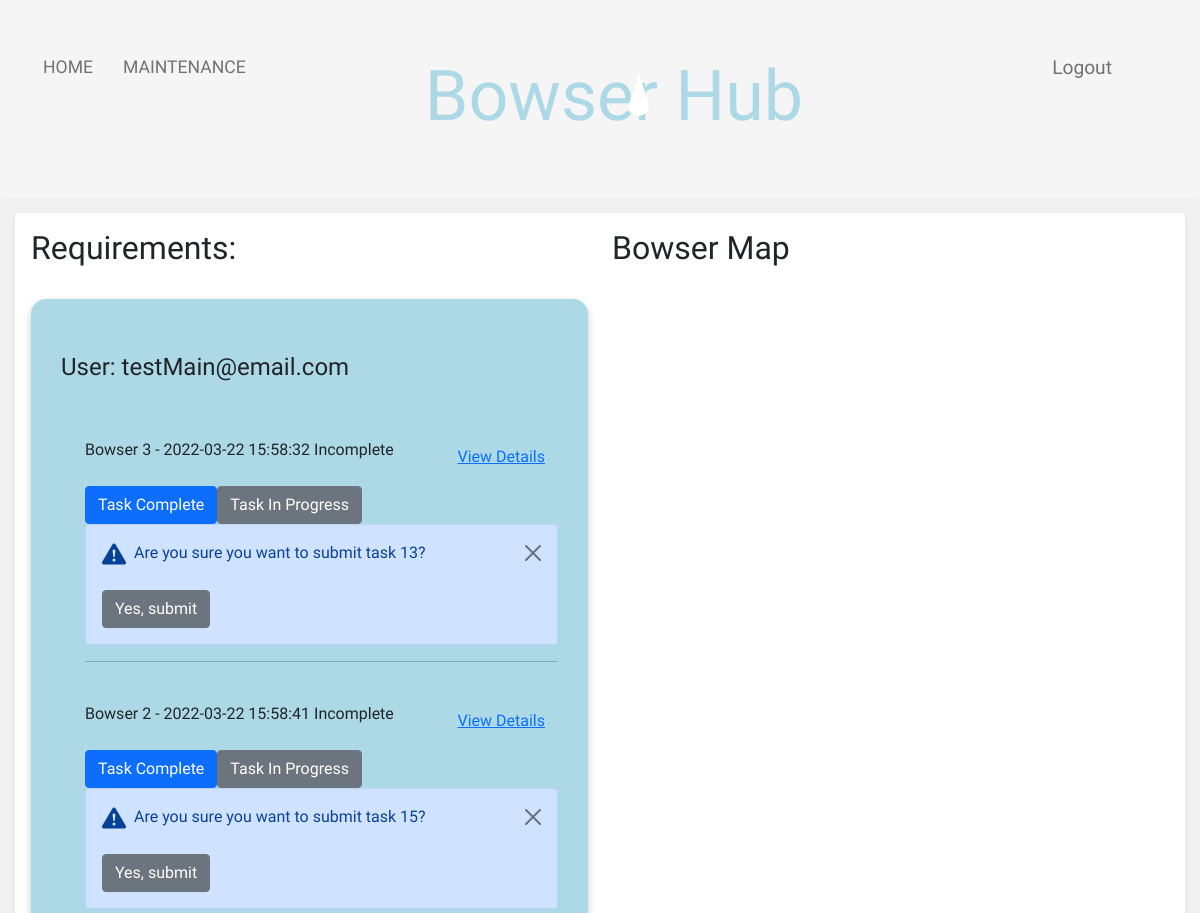
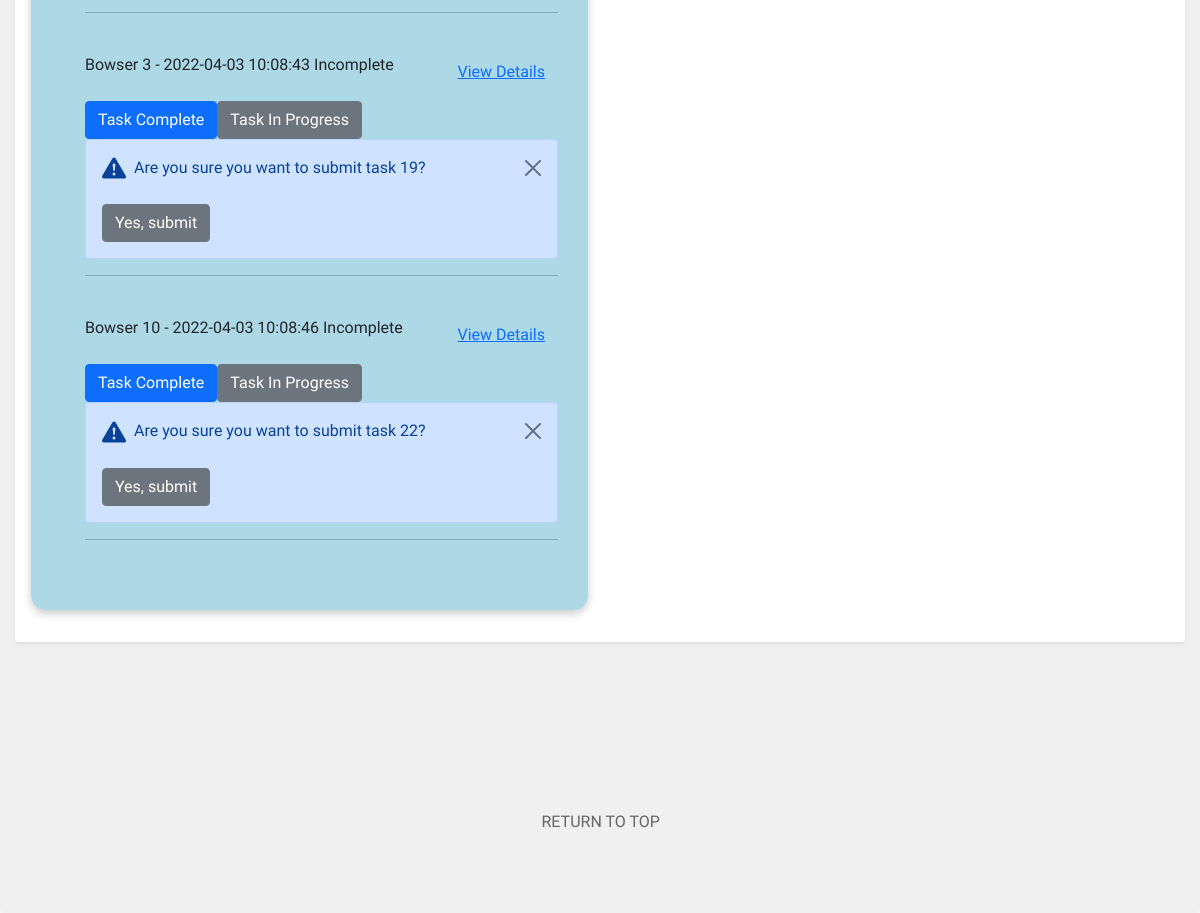
Before: /maintenance/maintenance.php (signed in) with the older database file (2 pictures, top to bottom).
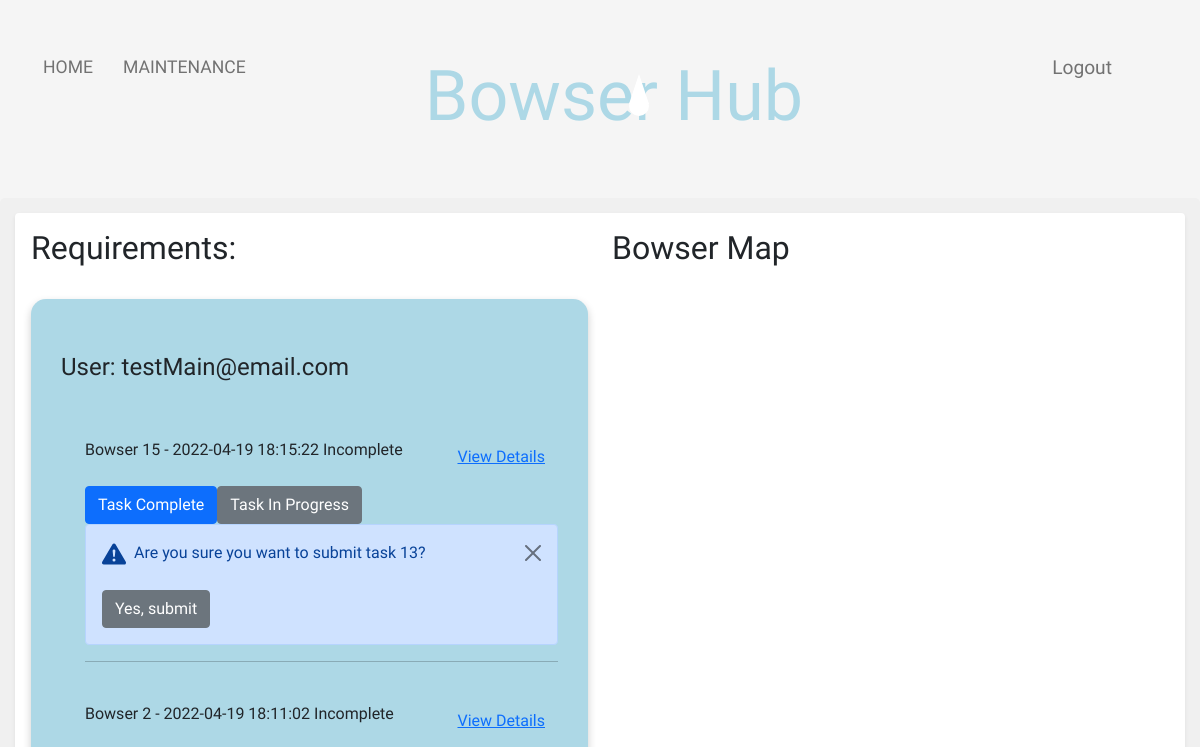
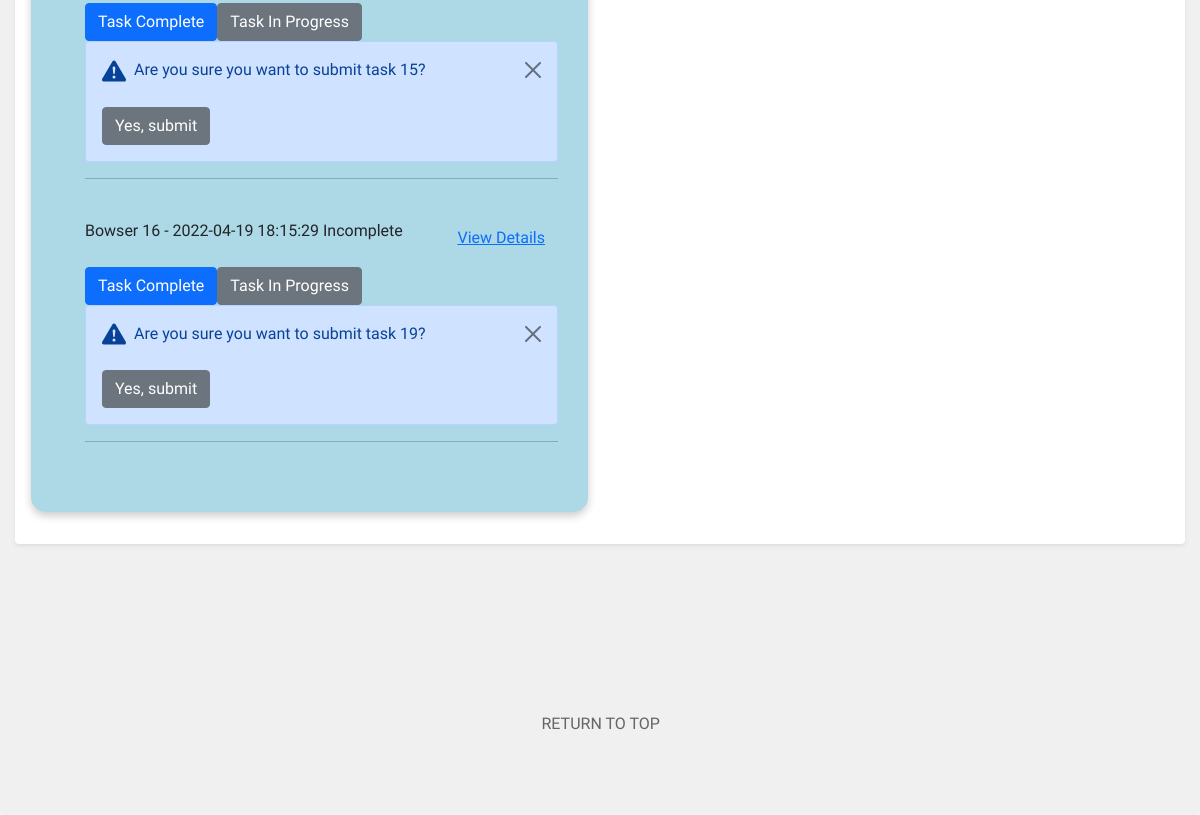
After: the same page with the newer database file (2 pictures, top to bottom).
### tables this page shows
CREATE TABLE `tbl_maintenance_schedule` (
  `Maintenance_ID` int(11) NOT NULL,
  `Bowser_ID` int(11) NOT NULL,
  `User_ID` int(11) NOT NULL,
  `Description` varchar(100) NOT NULL,
  `Status` varchar(100) NOT NULL,
  `Date` timestamp NOT NULL DEFAULT current_timestamp() ON UPDATE current_timestamp(),
  `Assigned_To` int(11) NOT NULL,
  `Area_ID` int(11) NOT NULL,
  `Priority` int(11) NOT NULL,
  `Task_Type` varchar(100) NOT NULL
);

### maintenance/maintenance.php (the view, shortened to what this page needs)
<?php
if (isset($_SESSION['email'])){
    $email = $_SESSION['email'];
}
$connection = OpenConnection();
$User_SQL = "SELECT * from tbl_user_account WHERE Email = '$email'";
$User_Query = mysqli_query($connection, $User_SQL);
$User = mysqli_fetch_assoc($User_Query);
$User_ID = $User['User_ID'];
$sql = "SELECT * FROM tbl_maintenance_schedule WHERE Assigned_To = '$User_ID' AND Status <> 'Completed'";
$query = mysqli_query($connection, $sql);
?>
<!doctype html>
<html lang="en">
<head>
    <link href="https://cdn.jsdelivr.net/npm/bootstrap@5.1.1/dist/css/bootstrap.min.css" rel="stylesheet">
    <link rel="stylesheet" href="../global/global.css" type="text/css">
    <link rel="stylesheet" href="maintenanceCSS.php" type="text/css">
</head>
<body>
<div>
    <div class="nav-wrapper">
        <div class="left-side">
            <div class="nav-link-wrapper active-nav-link">
                <a class="text-focus-in" href="../home/index.php">Home</a>
            </div>
            <div class="nav-link-wrapper active-nav-link">
                <a class="text-focus-in" href="maintenance.php">Maintenance</a>
            </div>
        </div>
        <div class="middle">
            <h2 class="text-focus-in" id="navTitle">Bowser Hub</h2>
            <div class="drop"></div>
        </div>
        <div class="right-side">
            <div class="nav-link-wrapper">
                <?php
                if (isset($_SESSION['email'])) {
                    echo "<div class='nav-link-wrapper' id='logoutTab'>";
                    echo "<a href='../home/logout.php'>Logout</a>";
                    echo "</div>";
                }
                ?>
            </div>
        </div>
    </div>
    <div class="upperPage">
        <div class="shadow-sm p-3 mb-5 bg-body rounded">
            <div class="row">
                <div class="col">
                    <h2> Requirements:</h2>
                    <br />
                    <ul class="maintenance_list">
                        <br />
                        <h4>User: <?php echo $email  ?> </h4>
                        <br /><br />
                        <?php
                        foreach($query as $row){
                                        $jobStatus = $row['Status'];
                                        echo "<div class='form-check'>";
                                        echo "<label class='form-check-label'>";
                                        echo "Bowser ", $row['Bowser_ID']," - " ,$row['Date'], " ", "<span class = status>",$jobStatus,"</span>";
                                        echo "</label>";
                                        echo "<button type='button' class='btn btn-link' data-toggle='popover' data-html = 'true'
                                        title= 'Description: $row[Description]  Area ID: $row[Area_ID] Priority $row[Priority] Task Type: $row[Task_Type]'
                                        style='float:right;'>View Details</button>";
                                        echo "<br/><br/>";
                                        echo "<button type='button' class='btn btn-primary' style='float:right position:fixed; id='initialSubmit'>Task Complete</button>";
                                       echo "<button type='button' class='btn btn-secondary' style='float:right position:fixed; id='taskInProgress'>Task In Progress</button>";
                                       echo "<div class = 'alert alert-primary alert-dismissible'>";
                                       echo  "<button type='button' class='btn-close' data-bs-dismiss='alert' aria-label='Close'></button>";
                                       echo "Are you sure you want to submit task $row[Maintenance_ID]?";
                                       echo "<br/><br/>";
                                       echo "<form action='maintenance.php?id=$row[Maintenance_ID]' method='post'>";
                                       echo "<button class = 'btn btn-secondary' type='submit' name='submit' value='Submit'> Yes, submit </button> ";
                                       echo "</form>";
                                       echo "</div>";
                                       echo "<hr>";
                                    echo "</div>";
                                    echo "<br/>";
                        }
                        ?>
                </div>
                <div class="col">
                    <div class="text_area">
                        <h2>Bowser Map</h2>
                        <br />
                        <div id="map"></div>
                    </div>
                </div>
            </div>
        </div>
        <br /><br /><br /><br /><br />
        <p><a id="top_link" href="#back_to_top" >RETURN TO TOP</a></p>
        <br />  <br />
</body>
</html>

### global/global.css (style rules this page uses)
.left-side { margin-left: 5px; }
body { font-family: "Comfortaa", cursive; margin: 0px; background-color: whitesmoke; }
.nav-wrapper { display: flex; justify-content: space-between; padding: 38px; font-size: larger; }
#navTitle { font-family: 'Rubik Moonrocks', cursive; font-size: 90px; color: lightblue; margin-left: 30pc; }
.left-side { display: flex; margin-left: -4%; }
.nav-wrapper > .left-side > div { margin-right: 30px; text-transform: uppercase; font-size: 1.1rem; }
.nav-wrapper > .right-side > div { margin-right: 50px; }
.nav-link-wrapper { height: 22px; border-bottom: 1px solid transparent; transition: border-bottom 0.5s; }
.active-nav-link a { color: #727272; }
.nav-link-wrapper a { color: #727272; text-decoration: none; transition: color 0.5s; }
.text-focus-in { -webkit-animation: text-focus-in 0.7s cubic-bezier(0.55, 0.085, 0.68, 0.53) both; animation: text-focus-in 0.7s cubic-bezier(0.55, 0.085, 0.68, 0.53) both; animation-delay: 0.7s; }
.middle { margin-left: -30%; }
.upperPage { background-color: rgb(240, 240, 240); border-radius: 5px; padding: 15px; margin-top: -20px; }
#top_link { color: #656565; margin-left: 45%; }
a:link { text-decoration: none; }
#map { height: 400px; }
@media only screen and (max-width: 1200px) { .middle { margin-left: -50px; } }
@media only screen and (max-width: 1200px) { #navTitle { margin-left: -50px; font-size: 70px; } }
.drop { position: relative; width: 20px; height: 20px; top: -50px; margin: 0 auto; background: #FFF; -moz-border-radius: 20px; -webkit-border-radius: 20px; border-radius: 20px; -moz-animation-name: drip; -webkit-animation-name: drip; animation-name: drip; -moz-animation-timing-function: cubic-bezier(1,0,.91,.19); -webkit-animation-timing-function: cubic-bezier(1,0,.91,.19); animation-timing-function: cubic-bezier(1,0,.91,.19); -moz-animation-duration: 2s; -webkit-animation-duration: 2s; animation-duration: 2s; -moz-animation-iteration-count: infinite; -webkit-animation-iteration-count: infinite; animation-iteration-count: infinite; }
.drop:before { content: ""; position: absolute; width: 0; height: 0; border-left: 10px solid transparent; border-right: 10px solid transparent; border-bottom: 30px solid rgba(255,255,255,1); top: -22px; }

Changed rows visible on the page:
no longer on this page (row edited): tbl_maintenance_schedule: Bowser_ID "10", Date "2022-04-03 10:08:46", Status "Incomplete", Maintenance_ID "22"
changed tbl_maintenance_schedule id 13: Bowser_ID "3" → "15"; Date "2022-03-22 15:58:32" → "2022-04-19 18:15:22"
changed tbl_maintenance_schedule id 15: Date "2022-03-22 15:58:41" → "2022-04-19 18:11:02"
changed tbl_maintenance_schedule id 19: Bowser_ID "3" → "16"; Date "2022-04-03 10:08:43" → "2022-04-19 18:15:29"
